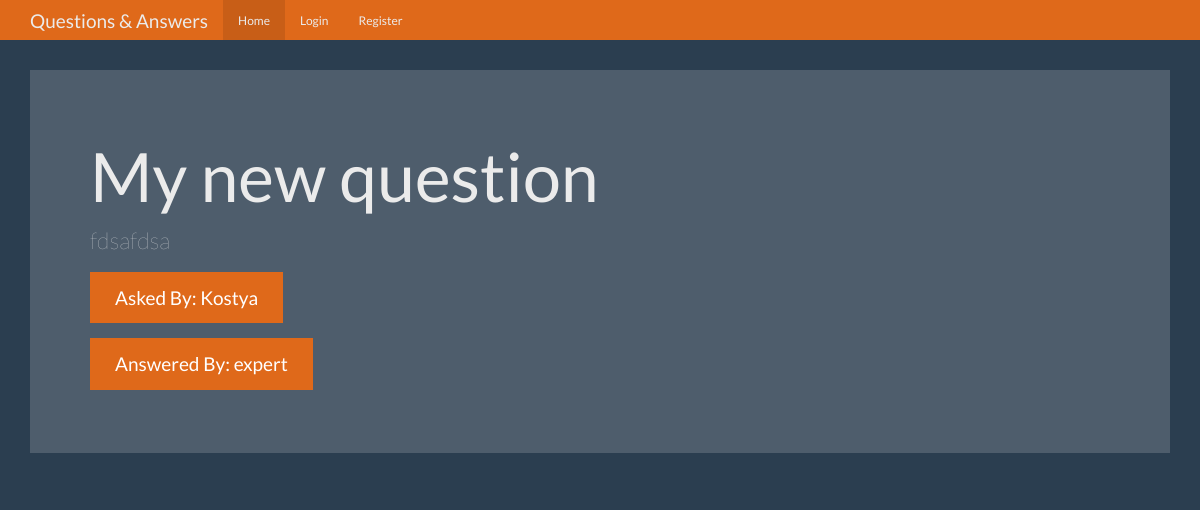
Screenshot of /question/1 with the database file from the repository.
### tables this page shows
CREATE TABLE questions (
    id integer primary key autoincrement,
    question_text text not null,
    answer_text text,
    asked_by_id integer not null,
    expert_id integer not null
);

CREATE TABLE users (
    id integer primary key autoincrement,
    name text not null,
    password text not null,
    expert boolean not null,
    admin boolean not null
);

### app.py (the view)
@app.route("/question/<question_id>")
def question(question_id):
    user = get_current_user()
    db = get_db()
    question_cur = db.execute(
        "select questions.question_text, "
        "questions.answer_text, "
        "askers.name as asker_name, "
        "experts.name as expert_name "
        "from questions "
        "join users as askers on askers.id = questions.asked_by_id "
        "join users as experts on experts.id = questions.expert_id "
        "where questions.id = ?",
        [question_id],
    )
    question = question_cur.fetchone()
    return render_template(
        "question.html",
        user=user,
        question=question)

### app.py (called while the page is built, shortened)
def get_current_user():
    user_result = None
    return user_result

### database.py (called while the page is built)
def connect_db():
    sql = sqlite3.connect("questions_answer.db")
    sql.row_factory = sqlite3.Row
    return sql

def get_db():
    if not hasattr(g, "sqlite_db"):
        g.sqlite_db = connect_db()
    return g.sqlite_db

### templates/question.html (shortened to what this page needs)
{% extends "base.html" %}
{% from "show_links.html" import show_links %}
{% block nav %}{{ show_links(user) }} {% endblock %}
{% block body %}
<div class="jumbotron">
  <h1>{{ question["question_text"] }}</h1>
  <p>{{ question["answer_text"] }}</p>
  <p><a class="btn btn-primary btn-lg">Asked By: {{ question["asker_name"] }}</a></p>
  <p><a class="btn btn-primary btn-lg">Answered By: {{ question["expert_name"] }}</a></p>
</div>
{% endblock %}

### static/theme.css (style rules this page uses)
body { padding-top: 70px; padding-bottom: 30px; }

### rows the page displays
questions: question_text "My new question", answer_text "fdsafdsa"
users: asker_name "Kostya"
users: expert_name "expert"
